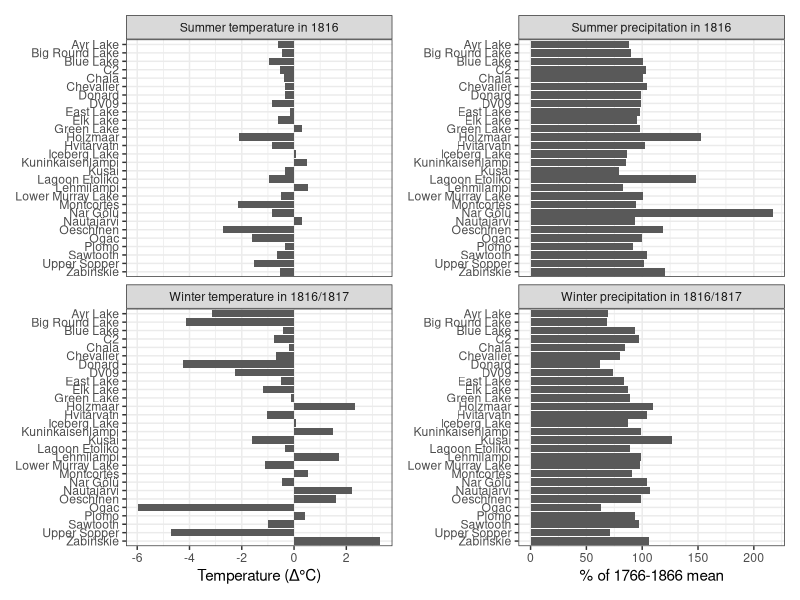
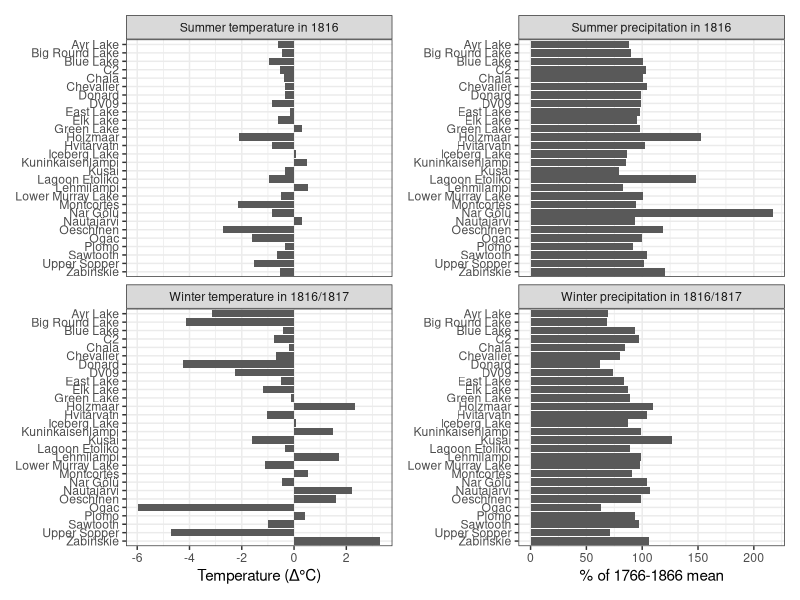
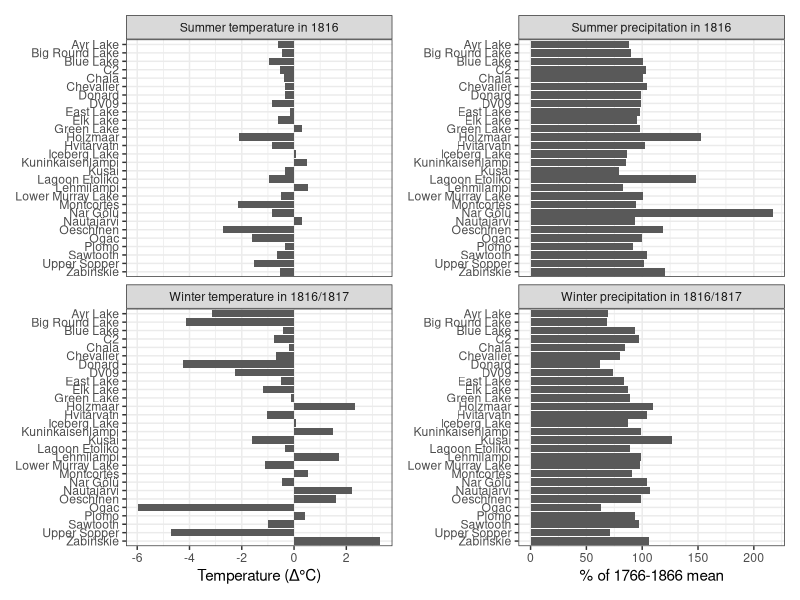
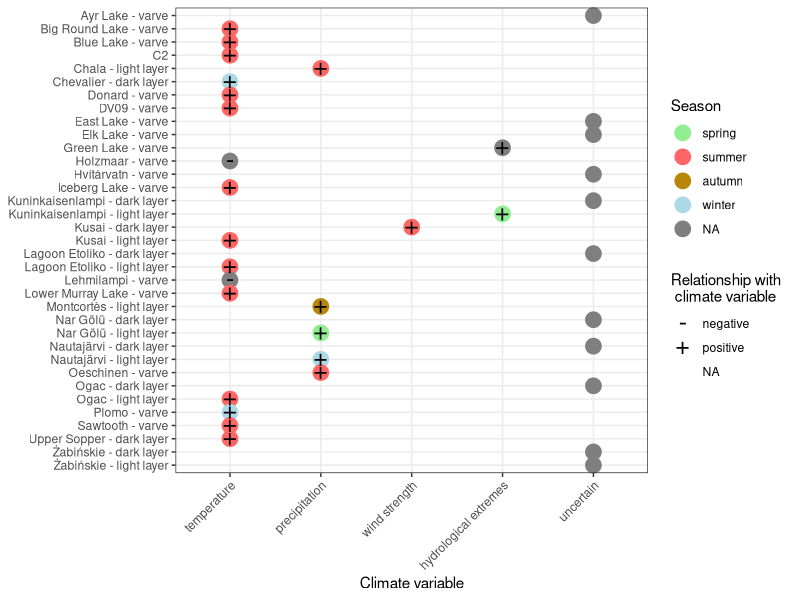
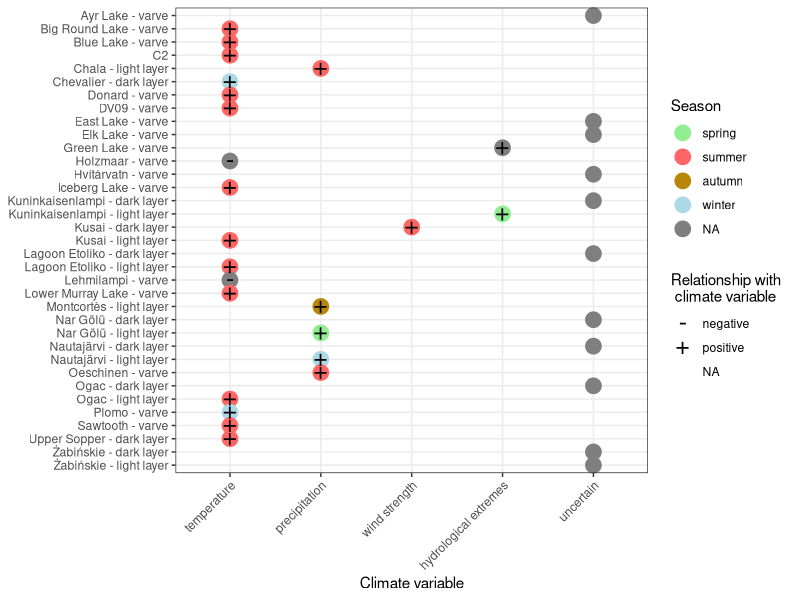
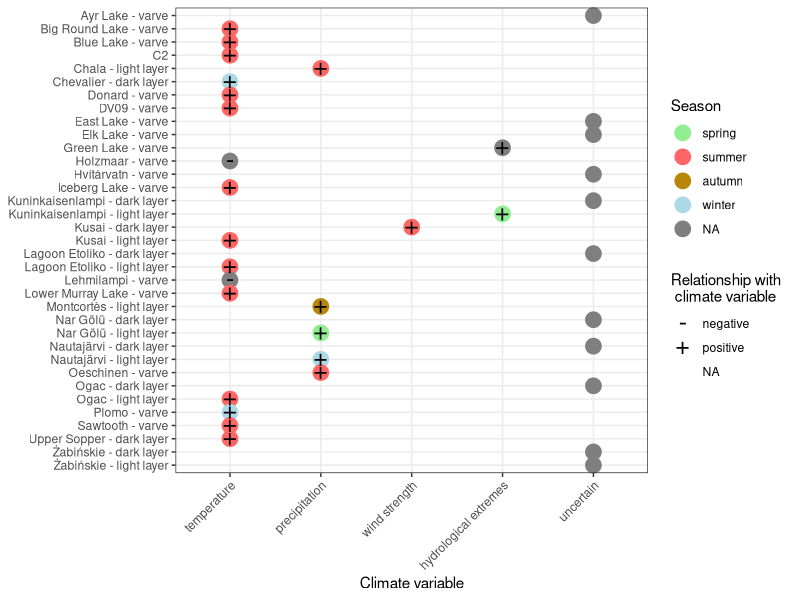

Reproduce these figures in R, in order.
library(tidyverse)
library(ggrepel)
library(patchwork)
theme_set(theme_bw())
#plot anomalies------
full_ds_an <- read_csv("data/full_ds_an.csv") %>% 
  pivot_longer(cols = summer_1816_temp_an:winter_1816_17_prec_an,
               names_to = "anomaly", values_to = "value_of_anomaly") %>% 
  mutate(unit4anomaly = ifelse(anomaly == "summer_1816_temp_an" | anomaly == "winter_1816_17_temp_an", "°C", "%"),
         lake_name = factor(lake_name, levels = sort(unique(lake_name), decreasing = TRUE))) %>% 
  mutate(anomaly = gsub("summer_1816_temp_an", "Summer temperature in 1816", anomaly),
         anomaly = gsub("winter_1816_17_temp_an", "Winter temperature in 1816/1817", anomaly),
         anomaly = gsub("summer_1816_prec_an", "Summer precipitation in 1816", anomaly),
         anomaly = gsub("winter_1816_17_prec_an", "Winter precipitation in 1816/1817", anomaly))

write_csv(full_ds_an, "data/full_ds_an_2plot.csv")

anomalies_plot_temp <- full_ds_an %>% 
  filter(anomaly == "Summer temperature in 1816" | anomaly == "Winter temperature in 1816/1817") %>% 
  ggplot(aes(y = lake_name, x = value_of_anomaly)) +
  geom_col() +
  facet_wrap(.~anomaly, scales = "fixed", nrow = 2) +
  labs(
    x = "Temperature (Δ°C)",
    y = NULL
  )

anomalies_plot_prec <- full_ds_an %>% 
  filter(anomaly == "Summer precipitation in 1816" | anomaly == "Winter precipitation in 1816/1817") %>% 
  ggplot(aes(y = lake_name, x = value_of_anomaly)) +
  geom_col() +
  facet_wrap(.~anomaly, scales = "fixed", nrow = 2) +
  labs(
    x = "% of 1766-1866 mean",
    y = NULL
  )

anomalies_plot <- wrap_plots(anomalies_plot_temp, anomalies_plot_prec, ncol = 2)

ggsave(filename = "figures/anomalies_plot.svg",
       plot = anomalies_plot,
       device = "svg")
ggsave(filename = "figures/anomalies_plot.pdf",
       plot = anomalies_plot,
       width = 12.5,
       height = 10,
       device = "pdf")
ggsave(filename = "figures/fig2.jpeg",
       plot = anomalies_plot,
       width = 6.5,
       height = 7,
       device = "jpeg")

#plot varve links to climate-------
varve2climate <- tribble(
  ~lake_name, ~climate_var, ~relation, ~season, ~strength, ~other_drivers, ~comment,
  "Ayr Lake - varve", "uncertain", NA, NA, NA, NA, NA,
  "Big Round Lake - varve", "temperature", "positive", "summer", "r = 0.46", NA, NA,
  "Blue Lake - varve", "temperature", "positive", "summer", "r2 = 0.31", NA, NA,
  "C2", "temperature", "positive", "summer", NA, NA, "association of varve thickness with summer temperature follows Hardy et al. (1996)",
  "Chala - light layer", "precipitation", "positive", "summer", NA, "wind", "strong relationship with ENSO; thick - light layer layer = La ninia",
#  "Chala - dark layer", "uncertain", NA, "various", NA, NA, NA,
  "Chevalier - dark layer", "temperature", "positive", "winter", "r = 0.71", "snowmelt", "r corresponds to nival units",
#  "Czechowskie", "uncertain", NA, NA, NA, NA, NA,
  "Donard - varve", "temperature", "positive", "summer", "r = 0.57", NA, NA,
  "DV09 - varve", "temperature", "positive", "summer", NA, NA, "correlation with instrumental data was weak, but met station is distant",
  "East Lake - varve", "uncertain", NA, "various", NA, "snow depth", "correlation with many variables was tested; no variable have dominating significance",
  "Elk Lake - varve", "uncertain", NA, NA, NA, NA, "no information on varve thickness data in the text",
  "Green Lake - varve", "hydrological extremes", "positive", "various", NA, "glacier recession", NA, 
  "Holzmaar - varve", "temperature", "negative", "various", "various", "precipitation", "see jpg for correlations",
  "Hvítárvatn - varve", "uncertain", NA, NA, NA, "rate of glacia erosion", NA,
  "Iceberg Lake - varve", "temperature", "positive", "summer", "weak", "lake levels; glacier dynamics", NA,
#  "Kenai", "hydrological extremes", "positive", NA, NA, NA, NA,
"Kuninkaisenlampi - dark layer", "uncertain", NA, NA, NA, NA, NA,
"Kuninkaisenlampi - light layer", "hydrological extremes", "positive", "spring", NA, NA, NA,
"Kusai - dark layer", "wind strength", "positive", "summer", NA, NA, "wind strength is modulated by Siberian High",
  "Kusai - light layer", "temperature", "positive", "summer", NA, NA, NA,
"Lagoon Etoliko - dark layer", "uncertain", NA, NA, NA, "productivity", NA,  
  "Lagoon Etoliko - light layer", "temperature", "positive", "summer", NA, "productivity", NA,
  "Lehmilampi - varve", "temperature", "negative", "various", NA, "erosion", NA,
  "Lower Murray Lake - varve", "temperature", "positive", "summer", NA, NA, NA,
  "Montcortès - light layer", "precipitation", "positive", "autumn", "r = 0.428", "temperature, and precipitation in other months", NA,
"Nar Gölü - dark layer", "uncertain", NA, NA, NA, "productivity", NA,
  "Nar Gölü - light layer", "precipitation", "positive", "spring", NA, "evaporation", NA,
"Nautajärvi - dark layer", "uncertain", NA, NA, NA, NA, NA,
  "Nautajärvi - light layer", "precipitation", "positive", "winter", NA, "winter temperature", NA,
  "Oeschinen - varve", "precipitation", "positive", "summer", "r = 0.6", NA, NA,
"Ogac - dark layer", "uncertain", NA, "various", NA, NA, "a consequence of late summer/fall precipitation as well as of spring/early summer temperature",
  "Ogac - light layer", "temperature", "positive", "summer", "uncertain", "melting degree days etc.", "many variables related to summer thermal conditions can be important; no regression on instrumental data has been done",
   "Plomo - varve", "temperature", "positive", "winter", NA, NA, "the lake is glacier fed and depends on amount of material delivered with a meltwater; boreal winter is austral summer!",
  "Sawtooth - varve", "temperature", "positive", "summer", "r = 0.16", "melting degree-days r = 0.27", NA,
#  "Skilak", "hydrological extremes", "positive", NA, NA, NA, NA,
  "Upper Sopper - dark layer", "temperature", "positive", "summer", "r = 0.82", NA, NA,
"Żabińskie - dark layer", "uncertain", NA, NA, NA, NA, NA,
  "Żabińskie - light layer", "uncertain", NA, NA, NA, NA, NA
) %>% #by season I mean boreal season
  mutate(across(1:7, as.factor),
         climate_var = factor(climate_var, levels = c("temperature", "precipitation", "wind strength",
                                                     "hydrological extremes", "uncertain")),
         season = factor(season, levels = c("spring", "summer", "autumn", "winter")),
         lake_name = factor(lake_name, levels = sort(lake_name, decreasing = TRUE))
         )

write_rds(varve2climate, "data/varve2climate.rds")

varve2climate_plot <- ggplot(varve2climate) +
  geom_point(aes(x = climate_var, y = lake_name, color = season), size = 5) +
  geom_point(aes(x = climate_var, y = lake_name, shape = relation), size = 6) +
  scale_color_manual(values = c("summer" = "#FF6666", "autumn" = "#B8860B", "winter" = "lightblue", "spring" = "lightgreen")) +
  scale_shape_manual(values = c("negative" = 45, "positive" = 43)) +
  labs(
    x = "Climate variable",
    y = NULL,
    color = "Season",
    shape = "Relationship with \n climate variable"
  ) +
  theme(axis.text.x = element_text(angle = 45, hjust = 1))

ggsave(filename = "figures/varve2climate_plot.svg",
       plot = varve2climate_plot,
       device = "svg")
ggsave(filename = "figures/varve2climate_plot.pdf",
       plot = varve2climate_plot,
       width = 8,
       height = 10,
       device = "pdf")
ggsave(filename = "figures/fig3.jpeg",
       plot = varve2climate_plot,
       width = 6.5,
       height = 7,
       device = "jpeg")
